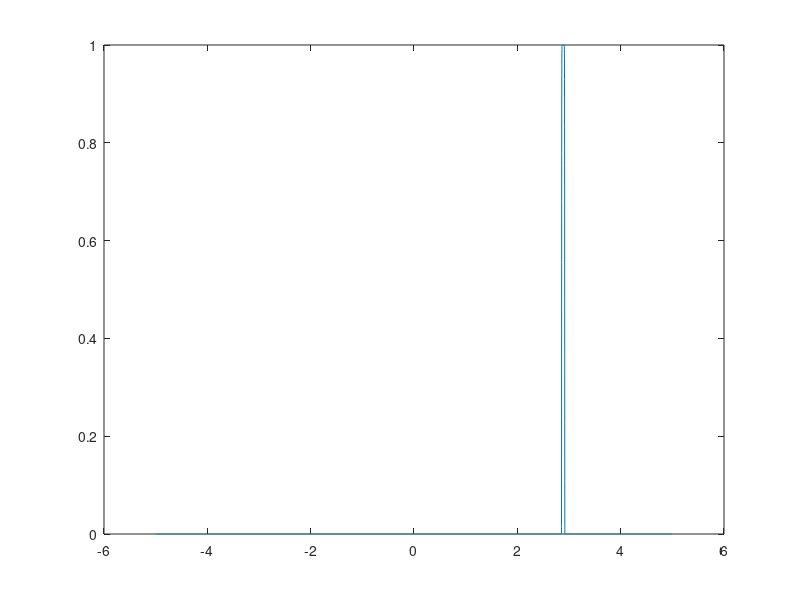

Write MATLAB code to recreate this figure. (Note: this script raises an error after producing the figure.)
%% Checking for correct beam generation.
% This script checks for compute_realistic_arb_beam.m such that the
% targeted beam remain in the defined domain. There are other methods to
% ensure this to happen but this is the quickest way. Also needed to see
% the images of the beam at the target plane and grating plane.

%% Device specification
% Indices [1]
n_air   = 1;
n_clad  = 1.4555;
n_core  = 1.4608;
n_eff   = 1.4635;
dn_g    = 1e-3;

% Heights of the layers [m]
h_clad  = 15e-6;
h_core  = 5e-6;

%% Target specification
lam     = 780e-9;

% distance from the top of the glass.
dist    = 5e-3;

%% Specification for environments
% Wavenumbers
k0      = 2*pi*n_air    /   lam;
k0_clad = 2*pi*n_clad   /   lam;
k0_core = 2*pi*n_core   /   lam;

%% Focussed beam feature
% Define grid points
L_x     = 10e-3;

phi     = 30*pi/180;
x_tar   = [dist*tan(phi), -dist];
waist   = 30e-6;
n = 10;

gaussian = @(x, phi, x_tar, w, n) ...
        exp(-1i * k0 * (  sin(phi)*x  )) .* exp(-( (x-x_tar(1))/w ).^( 2*n ));


% Gaussian beam on the surface of the glass
x      = linspace(-.5*L_x, .5*L_x, 2^14)';
E_tar  = gaussian(x, phi, x_tar(1), waist, n);
%%
% checking the shape
figure(10)
plot(x*1e3, abs(E_tar))
xline(x_tar(1)*1e3, '--r')
xlabel('x / [mm]')
ylabel('|E|')
xlim(x_tar(1)*1e3 + [-waist, waist]*1e3*exp(1));
title('Field on target')

%% Propagation onto the grating plane
k       = linspace(-pi, pi, length(x) )'./(x(2) - x(1));
% fprintf('y_R    = %3.3f [mm]\n', mean(y_R)*1e3)
% fprintf('w_0    = %3.3f [mm]\n', mean(w_0)*1e3)
% fprintf('w_1    = %3.3f [mm]\n', mean(w)*1e3)
% fprintf('L_g    = %3.3f [mm]\n', len_g*1e3)

% central frequency to adjust the resolution in fourier space as max(k) >
% wavenumbers, k's.

k_cen   = k0*sin(phi);
E_tar   = E_tar .* exp(1i*k_cen*x);

%%
fprintf('--------------------------------------------------------------\n')
fprintf('Checking for limits of central wavenumber\n')
k_t     = k - k_cen;
fprintf('min(k_t) = %3.3e\n',   min(k_t))
fprintf('k_cen    = %3.3e\n',   - k0*sin(phi))
fprintf('max(k_t) = %3.3e\n',   max(k_t))
fprintf('--------------------------------------------------------------\n')

ky_air  = real( sqrt(k0^2 - k_t.^2) );
ky_clad = real( sqrt(k0_clad^2 - k_t.^2) );
ky_core = real( sqrt(k0_core^2 - k_t.^2) );

%% Propagation onto the target location
phase_air   = asin(k_t/(n_air*k0));
phase_clad  = asin(k_t/(n_clad*k0));
phase_core  = asin(k_t/(n_core*k0));

Ek_tar  = fftshift( fft( fftshift(E_tar) ) );
Ek_grat = exp(-1i*ky_air*-dist).*Ek_tar;
Ek_grat = apply_Fresnel(Ek_grat, phase_air, phase_clad, n_air, n_clad, 's');
Ek_grat = exp(-1i*ky_clad*-h_clad).*Ek_grat;
Ek_grat = apply_Fresnel(Ek_grat, phase_clad, phase_core, n_clad, n_core, 's');
Ek_grat = exp(-1i*ky_core*-h_core/2).*Ek_grat;

E_grat_shifted  = fftshift(  ifft( fftshift(Ek_grat) )  );
E_grat  = E_grat_shifted .* exp(-1i*k_cen*x);

figure(11)
plot(x*1e3, abs(E_grat))
xline(0, '--r');
xlabel('x / [mm]')
ylabel('|E|')
title('Field on grating')
